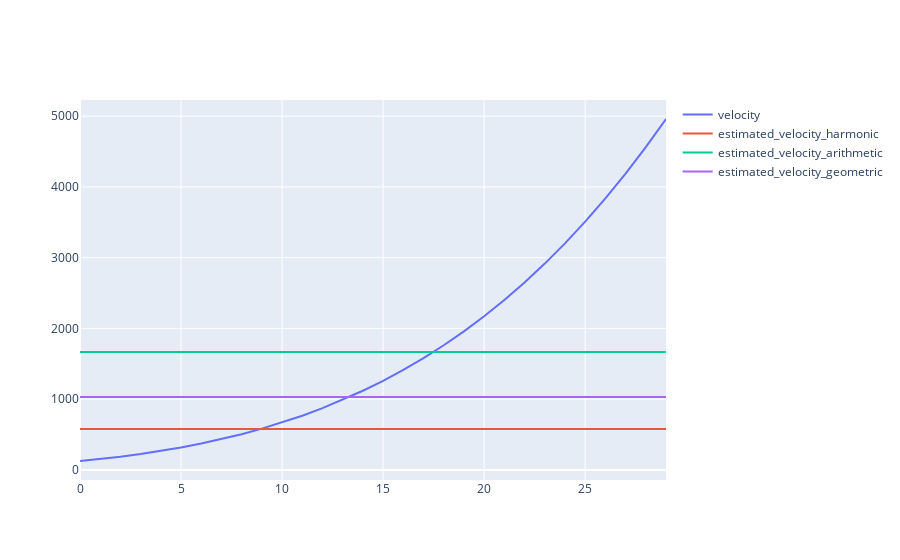

Source (notebook cell):
### Code cell
iplot(go.Figure(data=[go.Scatter(x=list(range(n)),y=sorted(v_i),name='velocity'),
                     go.Scatter(x=list(range(n)),y=harmonic_mean_v.repeat(n),name='estimated_velocity_harmonic'),
                     go.Scatter(x=list(range(n)),y=arithmetic_mean_v.repeat(n),name='estimated_velocity_arithmetic'),
                       go.Scatter(x=list(range(n)),y=geometric_mean_v.repeat(n),name='estimated_velocity_geometric')
                     ]))

### Figure 1 — Plotly figure (JSON) as saved in the notebook; plotly's stock layout.template omitted (floating-point values rounded to 4 significant figures)
{"data": [{"name": "velocity", "type": "scatter", "x": [0, 1, 2, 3, 4, 5, 6, 7, 8, 9, 10, 11, 12, 13, 14, 15, 16, 17, 18, 19, 20, 21, 22, 23, 24, 25, 26, 27, 28, 29], "y": [125.6, 153.8, 186.5, 224.2, 267.3, 316.4, 371.9, 434.4, 504.5, 582.7, 669.7, 766.1, 872.6, 989.8, 1118.0, 1259.0, 1413.0, 1580.0, 1762.0, 1959.0, 2172.0, 2402.0, 2649.0, 2916.0, 3202.0, 3509.0, 3837.0, 4187.0, 4561.0, 4960.0]}, {"name": "estimated_velocity_harmonic", "type": "scatter", "x": [0, 1, 2, 3, 4, 5, 6, 7, 8, 9, 10, 11, 12, 13, 14, 15, 16, 17, 18, 19, 20, 21, 22, 23, 24, 25, 26, 27, 28, 29], "y": [576.3, 576.3, 576.3, 576.3, 576.3, 576.3, 576.3, 576.3, 576.3, 576.3, 576.3, 576.3, 576.3, 576.3, 576.3, 576.3, 576.3, 576.3, 576.3, 576.3, 576.3, 576.3, 576.3, 576.3, 576.3, 576.3, 576.3, 576.3, 576.3, 576.3]}, {"name": "estimated_velocity_arithmetic", "type": "scatter", "x": [0, 1, 2, 3, 4, 5, 6, 7, 8, 9, 10, 11, 12, 13, 14, 15, 16, 17, 18, 19, 20, 21, 22, 23, 24, 25, 26, 27, 28, 29], "y": [1665.0, 1665.0, 1665.0, 1665.0, 1665.0, 1665.0, 1665.0, 1665.0, 1665.0, 1665.0, 1665.0, 1665.0, 1665.0, 1665.0, 1665.0, 1665.0, 1665.0, 1665.0, 1665.0, 1665.0, 1665.0, 1665.0, 1665.0, 1665.0, 1665.0, 1665.0, 1665.0, 1665.0, 1665.0, 1665.0]}, {"name": "estimated_velocity_geometric", "type": "scatter", "x": [0, 1, 2, 3, 4, 5, 6, 7, 8, 9, 10, 11, 12, 13, 14, 15, 16, 17, 18, 19, 20, 21, 22, 23, 24, 25, 26, 27, 28, 29], "y": [1032.0, 1032.0, 1032.0, 1032.0, 1032.0, 1032.0, 1032.0, 1032.0, 1032.0, 1032.0, 1032.0, 1032.0, 1032.0, 1032.0, 1032.0, 1032.0, 1032.0, 1032.0, 1032.0, 1032.0, 1032.0, 1032.0, 1032.0, 1032.0, 1032.0, 1032.0, 1032.0, 1032.0, 1032.0, 1032.0]}], "layout": {"autosize": true, "xaxis": {"autorange": true, "range": [0, 29], "type": "linear"}, "yaxis": {"autorange": true, "range": [-143.0, 5229.0], "type": "linear"}}}
